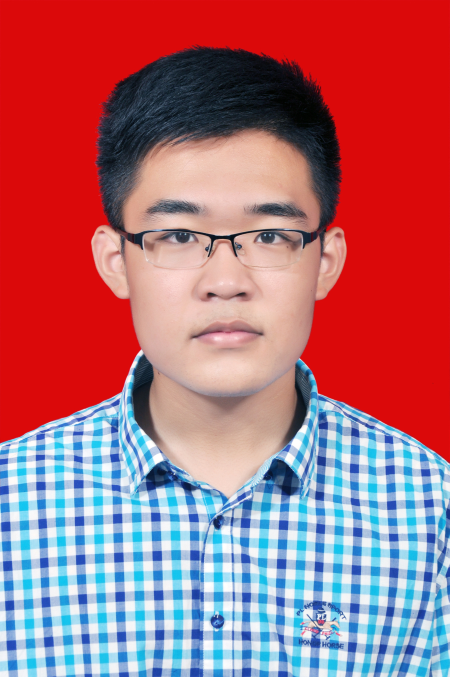
#> input picture hmk/myphoto.png, 899 x 1354 px (shown at 1/2 size)
$ python photo_transf.py
#> lines starting #> are read from the running program, lines starting #| are printed output that depends on the picture; long printed decimals are rounded
import cv2 as cv
img = cv.imread('./myphoto.png')
#> img is the input picture: shape (1354, 899, 3); mean B, G, R 117.7, 106.8, 174
print(img.shape)
#| (1354, 899, 3)
scale = 8 * 1024 * 1024 / 24
print("current Size:", img.shape[0] * img.shape[1] / scale)
#| current Size: 3.483
img = img[:img.shape[1] * 4 // 3, :]
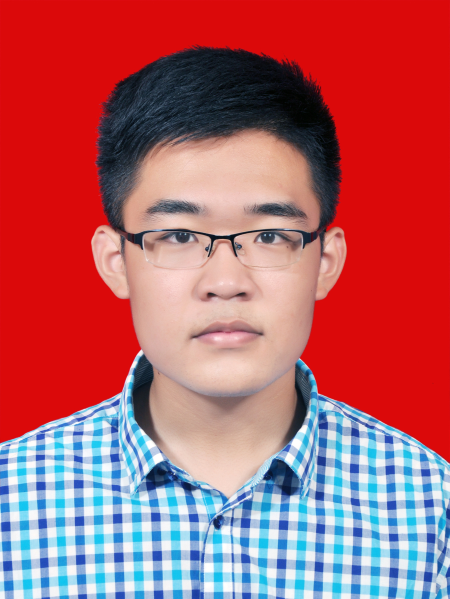
#> img: shape (1198, 899, 3) (shown at 1/2 size); mean B, G, R 103.9, 96, 178.3
cv.imwrite('./transformed_myphoto.jpg', img)
print(img.shape)
#| (1198, 899, 3)
print("transformed Size:", img.shape[0] * img.shape[1] / scale)
#| transformed Size: 3.081
